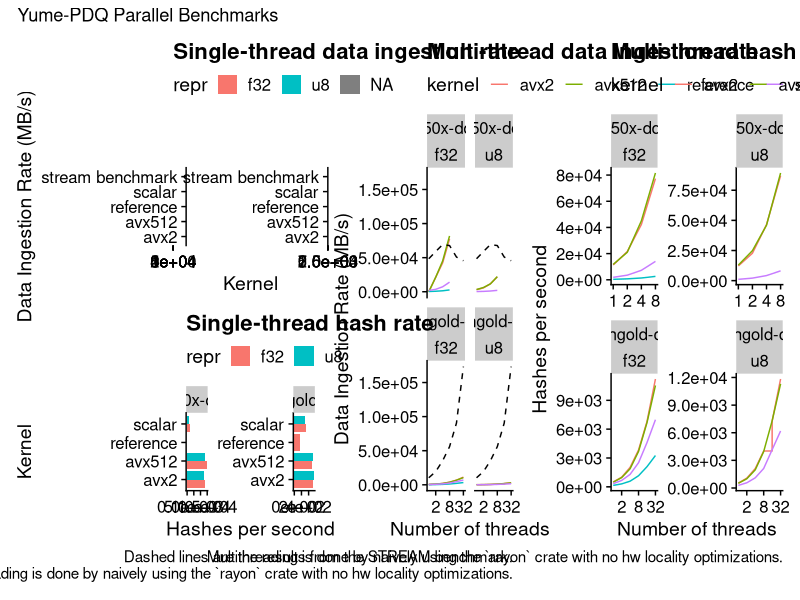

Reproduce this figure in R.
library(tidyverse)
library(scales)
library(cowplot)
library(patchwork)

streams <- tribble(
    ~machine, ~nt, ~throughput,
    "7950x-ddr5", 1, 48412.1,
    "7950x-ddr5", 2, 58996.8,
    "7950x-ddr5", 4, 69170.1,
    "7950x-ddr5", 8, 67738.8,
    "7950x-ddr5", 16, 50890.2,
    "7950x-ddr5", 32, 45506.8,
    "xeongold-ddr4", 1, 10301.3,
    "xeongold-ddr4", 2, 19377.1,
    "xeongold-ddr4", 4, 35227.8,
    "xeongold-ddr4", 8, 55905.4,
    "xeongold-ddr4", 16, 90553.0,
    "xeongold-ddr4", 32, 173363.1,
) 

df <- read_csv("bench_parallel.csv") |>
    mutate(njobs = ifelse(is.na(nt), 1, 48)) |>
    mutate(pps = njobs / time * 1e6) |>
    rowwise() |>
    mutate(throughput = eval(parse(text = throughput)))




st.ingest <- df |>
    filter(is.na(nt)) |>
    bind_rows(mutate(streams, kernel = "stream benchmark") %>% filter(nt == 1)) |>
    ggplot(aes(y = kernel, x = throughput, fill = repr)) +
    scale_x_continuous(labels = label_scientific(digits = 2)) +
    geom_col(position = "dodge") +
    facet_wrap(~machine, scales = "free") +
    labs(x = "Kernel", y = "Data Ingestion Rate (MB/s)", title = "Single-thread data ingestion rate") +
    theme_cowplot() +
    theme(legend.position = "top")
    
mt.ingest <- df |>
    filter(!is.na(nt))  |>
    ggplot(aes(x = nt, y = throughput, color = kernel)) +
    scale_x_continuous(trans = "log2") +
    geom_line() +
    geom_line(data = mutate(streams, kernel = "STREAM benchmark") %>% expand_grid(repr = c("u8", "f32")), aes(x = nt, y = throughput), linetype = "dashed", inherit.aes = FALSE, color = "black") +
    scale_y_continuous(labels = label_scientific(digits = 2)) +
    facet_wrap(~machine + repr) +
    labs(x = "Number of threads", 
        y = "Data Ingestion Rate (MB/s)", title = "Multi-thread data ingestion rate",
        caption = 
            "Dashed lines are the results from the STREAM benchmark.\n Multithreading is done by naively using the `rayon` crate with no hw locality optimizations."
        ) +
    theme_cowplot() +
    theme(legend.position = "top")

st.hash <- df |>
    filter(is.na(nt)) |>
    ggplot(aes(y = kernel, x = pps, fill = repr)) +
    scale_x_continuous(labels = label_scientific(digits = 2)) +
    geom_col(position = "dodge") +
    facet_wrap(~machine, scales = "free") +
    labs(y = "Kernel", x = "Hashes per second", title = "Single-thread hash rate") +
    theme_cowplot() +
    theme(legend.position = "top")

mt.hash <- df |>
    filter(!is.na(nt)) |>
    ggplot(aes(x = nt, y = pps, color = kernel)) +
    scale_x_continuous(trans = "log2") +
    scale_y_continuous(labels = label_scientific(digits = 2)) +
    geom_line() +
    facet_wrap(~machine + repr, scales = "free") +
    labs(x = "Number of threads", y = "Hashes per second", title = "Multi-thread hash rate",
        caption = 
            "Multithreading is done by naively using the `rayon` crate with no hw locality optimizations."
        ) +
    theme_cowplot() +
    theme(legend.position = "top")

layout <- "
AAABBDDDD
CCCBBDDDD
"

final <- wrap_plots(
    A = st.ingest,
    B = mt.ingest,
    C = st.hash,
    D = mt.hash,
    design = layout
) + plot_annotation(title = "Yume-PDQ Parallel Benchmarks")

ggsave("bench_parallel.png", final, width = 25, height = 10, bg = "white")
